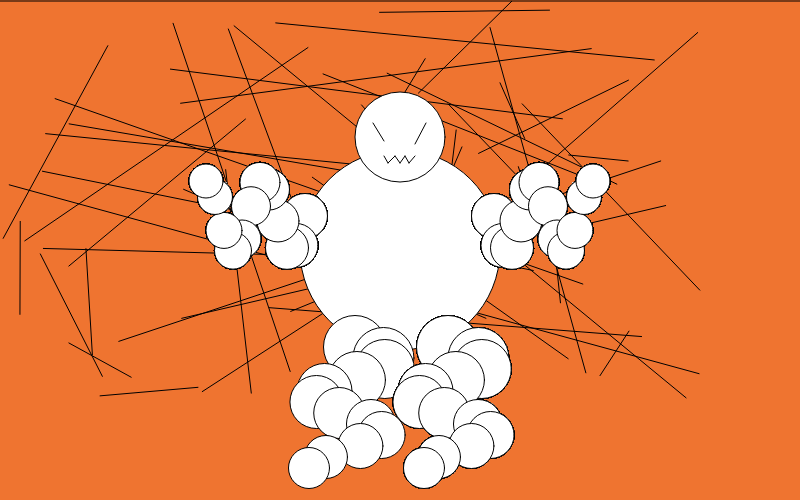
Frame 1 (no input)
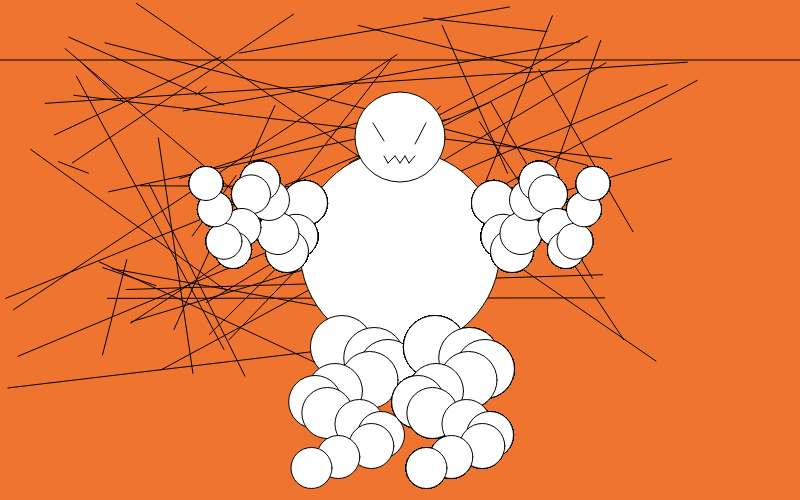
Frame 60 (no input)
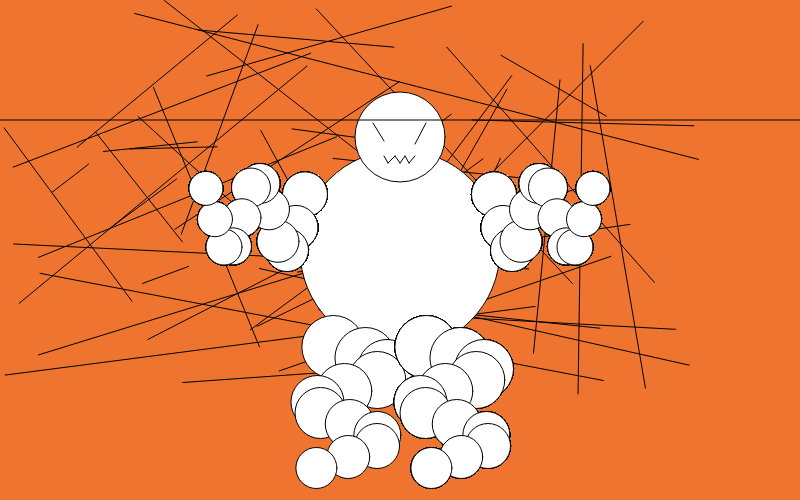
Frame 120 (the mouse pressed at the canvas centre since frame 60)

The p5.js sketch that drew these frames (run headless with seeded random() and noise() and a simulated clock; from frame 60 on, the mouse is pressed at the canvas centre):

// p5.js sketch
// ── sketch.js
/**
*
* Author: Elohim Guevara Varela
*
* Assignment 8: Terrarium
*
*/

// declare object
let monster;
/** objects in javascript sintaxis */
// object to create a motion line with a size of width
let linear = {
  "x1": "0",
  "y1": "0",
  "x2": "800",
  "y2": "0"
}
// object to create a motion diagonal ine
let diagonal = {
  "x1": "700",
  "y1": "400",
  "x2": "700",
  "y2": "400",
  popUp: function() {
    let track = 0;
    while (track < 50) {
      line(random(this.x1), random(this.y1), random(this.x2), random(this.y2));
      track++;
    }
  }
}

function setup() {
  // Canvas size 
  createCanvas(800, 500);
  // Create object
  monster = new Creature();
}

function draw() {
  background(239, 116, 48);
  diagonal.popUp();
  if (keyIsPressed == true) {
    monster.explotion();
  } else {
    monster.render();
  }
  // Create animation
  linear.y1++;
  linear.y2++;
  line(linear.x1, linear.y1, linear.x2, linear.y2);
  if (linear.y1 > 500 && linear.y2 > 500) {
    // Update
    linear.y1 = 0;
    linear.y2 = 0;
  }
}

// Creature object
function Creature() {
  /** fields render method */
  // field loop
  this.counter = 12;
  // fields for big circle
  this.x_1 = width / 2; 
  this.y_1 = height / 2; 
  this.diameterBig = 200;
  // fields for left leg
  this.x_2;
  this.y_2 = 347;
  this.diameterLeftLeg = 63;
  // fields for right leg
  this.x_3;
  this.y_3 = 347;
  this.diameterRightLeg = 63;
  // fields for left arm
  this.x_4 = 305;
  this.y_4;
  this.diameterLeftArm = 45;
  // fields for right arm
  this.x_5 = 494;
  this.y_5;
  this.diameterRightArm = 45;
  // fields for head
  this.x_6 = 400;
  this.y_6 = 137;
  this.diameterHead = 90;
  // fields for left eye
  this.pointX_1 = 373;
  this.pointY_1 = 123;
  this.pointX_2 = 384;
  this.pointY_2 = 141;
  // fields for right eye
  this.pointX_3 = 426;
  this.pointY_3 = 123;
  this.pointX_4 = 415;
  this.pointY_4 = 144;
  // fields for mouth
  this.pointX_5 = 384;
  this.pointY_5 = 156;
  this.pointX_6 = 388;
  this.pointY_6 = 163;
  this.pointX_7 = 395;
  this.pointY_7 = 156;
  this.pointX_8 = 400;
  this.pointY_8 = 163;
  this.pointX_9 = 405;
  this.pointY_9 = 156;
  this.pointX_10 = 409;
  this.pointY_10 = 163;
  this.pointX_11 = 415;
  this.pointY_11 = 156;
  /** fields to control (sine wave) move of legs and arms */
  this.angle = 0;
  // x move of the ellipses
  this.offset2 = 353;
  this.offset3 = 446;
  this.offset4 = 216;
  this.offset5 = 216;
  // amplitud of the wave
  this.scalar = 35;
  // speed of move
  this.speed = 0.1;

  // method render
  this.render = function() {
    // big circle
    ellipse(this.x_1, this.y_1, this.diameterBig, this.diameterBig);
    /** legs */
    // left leg
    for (var i = 0; i < this.counter; i++) {
      this.x_2 = this.offset2 + (sin(this.angle + i) * this.scalar);
      // draw ellipses
      ellipse(this.x_2 - i + 2, this.y_2 + i * 11, this.diameterLeftLeg - i * 2, this.diameterLeftLeg - i * 2);
      // right leg
      for (var j = 0; j < this.counter; j++) {
        this.x_3 = this.offset3 + (sin(this.angle + j) * this.scalar);
        // draw ellipses
        ellipse(this.x_3 + j + 2, this.y_3 + j * 11, this.diameterRightLeg - j * 2, this.diameterRightLeg - j * 2);
        /** arms */
        // left arm
        for (var k = 0; k < this.counter; k++) {
          this.y_4 = this.offset4 + (sin(this.angle + k) * this.scalar);
          // draw ellipses
          ellipse(this.x_4 - k * 9, this.y_4, this.diameterLeftArm - k, this.diameterLeftArm - k);
          // right arm
          for (var l = 0; l < this.counter; l++) {
            this.y_5 = this.offset5 + (sin(this.angle + l) * this.scalar);
            // draw ellipses
            ellipse(this.x_5 + l * 9, this.y_5, this.diameterRightArm - l, this.diameterRightArm - l);
          }
        }
      }
    }
    this.angle += this.speed;
    /** head */
    ellipse(this.x_6, this.y_6, this.diameterHead, this.diameterHead);
    /** eyes */
    // left eye
    line(this.pointX_1, this.pointY_1, this.pointX_2, this.pointY_2);
    // right eye
    line(this.pointX_3, this.pointY_3, this.pointX_4, this.pointY_4);
    /** mouth */
    line(this.pointX_5, this.pointY_5, this.pointX_6, this.pointY_6);
    line(this.pointX_6, this.pointY_6, this.pointX_7, this.pointY_7);
    line(this.pointX_7, this.pointY_7, this.pointX_8, this.pointY_8);
    line(this.pointX_8, this.pointY_8, this.pointX_9, this.pointY_9);
    line(this.pointX_9, this.pointY_9, this.pointX_10, this.pointY_10);
    line(this.pointX_10, this.pointY_10, this.pointX_11, this.pointY_11);
  }
  // method explotion
  this.explotion = function() {
    /** legs */
    // left leg
    for (var i = 0; i < this.counter; i++) {
      // to a constant to return the same pseudo-random numbers
      randomSeed(2);
      // draw ellipses
      ellipse(random(this.offset2 - i + 2), random(this.y_2 + i * 11), this.diameterLeftLeg - i * 2, this.diameterLeftLeg - i * 2);
      // right leg
      for (var j = 0; j < this.counter; j++) {
        // to a constant to return the same pseudo-random numbers
        randomSeed(2);
        // draw ellipses
        ellipse(random(this.offset3 + j + 2), random(this.y_3 + j * 11), this.diameterRightLeg - j * 2, this.diameterRightLeg - j * 2);
        /** arms */
        // left arm
        for (var k = 0; k < this.counter; k++) {
          // draw ellipses
          ellipse(random(this.x_4 - k * 9), random(this.offset4), this.diameterLeftArm - k, this.diameterLeftArm - k);
          // right arm
          for (var l = 0; l < this.counter; l++) {
            // draw ellipses
            ellipse(random(this.x_5 + l * 9), random(this.offset5), this.diameterRightArm - l, this.diameterRightArm - l);
          }
        }
      }
    }
  }
}
